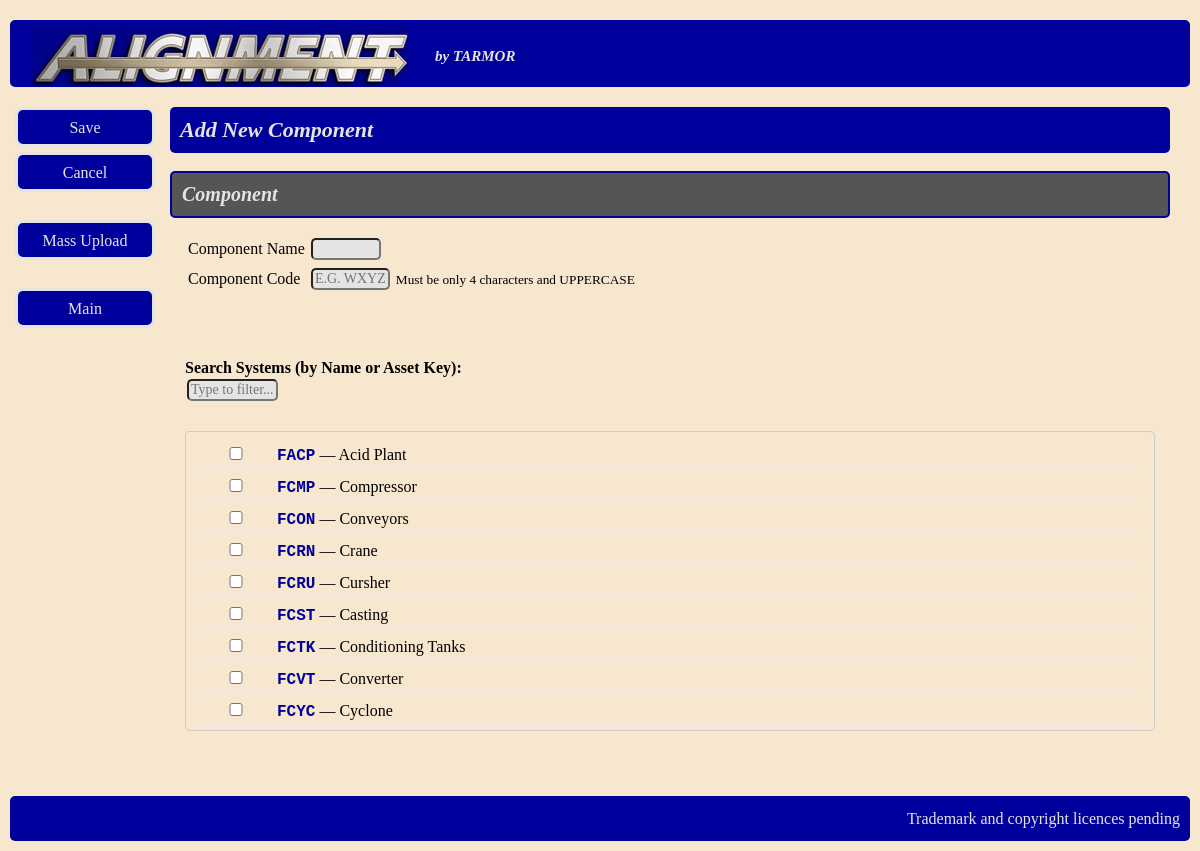
The page /failures/add_component/ on the database its author committed.
### failures/models.py (models this page shows, shortened)
class System(models.Model):
    asset_key = models.CharField(max_length=1, choices=ASSET_CHOICES)
    system_name = models.CharField(max_length=50)
    system_key = models.CharField(max_length=3)
    combined_sys_key = models.CharField(max_length=4, unique=True)

### failures/views.py (the view, shortened to what this page needs)
# urls.py: path('add_component/', views.add_component, name='add_component'),
def add_component(request):
    systems = System.objects.all().order_by('combined_sys_key')
    return render(request, 'failures/add_component.html', {'systems': systems})

### failures/templates/failures/add_component.html (shortened to what this page needs)
{% extends 'core/base.html' %}
{% load static %}
{% block sidebar %}
    <div class="leftnavbar">
        <ul>
            <li>
                <a href="javascript:void(0)" id="sidebarSaveLink" onclick="triggerSubmit();">Save</a>
            </li>
            <li><a href="{% url 'failures:components' %}"
                    onclick="return confirm('Canceling now will not save any information entered! Are you sure you want to proceed?');">Cancel
                </a>
            </li>
            <br>
            <li> <a href="javascript:void(0)" onclick="toggleMassUpload()">Mass Upload</a></li>
            <br>
            <li><a href="{% url 'core:home' %}">Main</a></li>
        </ul>
    </div>
{% endblock %}
{% block content %}
    <div class="main">
        <h2>Add New Component </h2>
        <br>
        <h3> Component </h3>
        <form class="form" id="componentForm" method="POST" action="{% url 'failures:add_component' %}">
            <div class="filter-container">
                <table>
                    <tr>
                        <td>Component Name</td>
                        <td><input class="input" type="text" id="component_name" name= "component_name"></td>
                        <td></td>
                    </tr>
                    <tr>
                        <td for="suffix">Component Code</td>
                        <td>
                            <input class="input" type="text" id="component_key" name="component_key"
                                maxlength="4" minlength="4" placeholder="e.g. WXYZ" required style="text-transform: uppercase;">
                        </td>
                        <td><small> Must be only 4 characters and UPPERCASE</small></td>
                    </tr>
                </table>
            </div>
            <div class="filter-container">
                <label for="systemSearch"><strong>Search Systems (by Name or Asset Key):</strong></label><br>
                <input class="input" type="text" id="systemSearch" placeholder="Type to filter..." onkeyup="filterAndShowSystems()"><br>
                <br>
                <div class="system-list" id="systemList" style="display: block; max-height: 300px; overflow-y: auto; border: 1px solid #ccc; padding: 10px; border-radius: 4px;">
                    {% for system in systems %}
                    <label class="system-item" data-name="{{ system.system_name }}" data-key="{{ system.combined_sys_key }}" style="display: block; margin-bottom: 5px; padding: 3px; cursor: pointer;">
                        <input class="input" type="checkbox" name="selected_systems" value="{{ system.id }}" onchange="validateUniqueness()">
                        <span style="font-family: monospace; font-weight: bold; color: #00009c;">{{ system.combined_sys_key }}</span> — {{ system.system_name }}
                    </label>
                    {% endfor %}
                </div>
            </div>
        </form>
    </div>
{% endblock %}

### static/css/Stylesheet.css (style rules this page uses)
* { box-sizing: border-box; }
body { font-family: Cascadia Code; background-color:#f7e7ce; padding: 0; margin: 0; }
.main { flex: 1; min-width: 0; padding: 10px; display: block; }
.input { background-color: #e5e4e2; font-size: 14px; font-family: Cascadia Code; margin: 2px; field-sizing: content; min-width: 10ch; border-radius: 5px; }
h2 { width: 100%; margin: 0px; background-color: #00009c; color: #e5e4e2; font-family: Cascadia Code; font-size: 22px; padding: 10px; font-style: italic; border-radius: 5px; clear: right; box-sizing: border-box; display:block; }
h3 { background-color: #555555; color: #e5e4e2; font-family: Cascadia Code; font-size: 20px; padding: 10px; font-style: italic; width: 100%; margin: 0px; border: 2px solid #00009c; border-radius: 5px; clear: right; }
.leftnavbar { width: 140px; flex-shrink: 0; margin-top: 10px; }
.leftnavbar ul { padding: 0px; list-style: none; margin: 0px; }
.leftnavbar ul li a { text-decoration: none; border: 3px solid #e5e4e2; font-family: Cascadia Code; font-size: 16px; background-color: #00009c; color: #e5e4e2; display: block; width: 140px; height: 40px; margin: 5px; padding: 10px; border-radius: 8px; text-align: center; line-height: 15px; }
.form { font-size: 16px; }
.filter-container { margin-bottom: 20px; padding: 15px; }
#systemList { display: none; max-height: 300px; overflow-y: auto; ; margin-top: 10px; }
.system-item { display: block; padding: 10px; border-bottom: 1px solid #eee; cursor: pointer; }

### rows shown on the page
System: combined_sys_key "FACP", system_name "Acid Plant"
System: combined_sys_key "FCMP", system_name "Compressor"
System: combined_sys_key "FCON", system_name "Conveyors"
System: combined_sys_key "FCRN", system_name "Crane"
System: combined_sys_key "FCRU", system_name "Cursher"
System: combined_sys_key "FCST", system_name "Casting"
System: combined_sys_key "FCTK", system_name "Conditioning Tanks"
System: combined_sys_key "FCVT", system_name "Converter"
System: combined_sys_key "FCYC", system_name "Cyclone"
